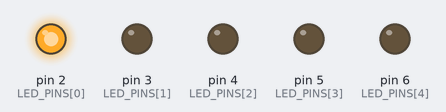
The sketch below on a simulated Arduino Nano, built with avr-gcc and run on an emulated ATmega328P. Parts: output pins drawn as LEDs (lit = HIGH).

Above: at 0.1 s.
At 0.7 s:
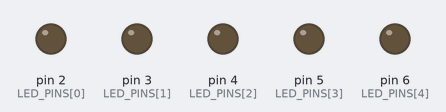
Timing chart, 0 to 2.2 s (numbered marks = the images above):
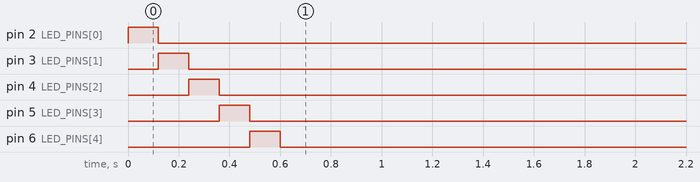

The sketch:

gesture_led.ino
```cpp
/*
 * gesture_led.ino  -  Arduino Nano
 *
 * Receives a 5-character pattern over USB serial (for example "10110\n")
 * from gesture_led.py and switches 5 LEDs to match.
 *
 *   char 0 -> Thumb  -> LED1 on D2
 *   char 1 -> Index  -> LED2 on D3
 *   char 2 -> Middle -> LED3 on D4
 *   char 3 -> Ring   -> LED4 on D5
 *   char 4 -> Pinky  -> LED5 on D6
 *
 * Wiring for each LED:
 *   Dx -> 220 ohm resistor -> LED anode (long leg)
 *   LED cathode (short leg / flat side) -> GND
 *
 * Board:  Tools > Board > Arduino Nano
 * Proc.:  Tools > Processor > ATmega328P   (or "ATmega328P (Old Bootloader)"
 *         if uploading fails on a clone board)
 * Port:   Tools > Port > the COM port your Nano shows up on
 *
 * IMPORTANT: close the Arduino Serial Monitor before running the Python
 * script. Only one program can hold the serial port at a time.
 */

const uint8_t LED_PINS[5] = {2, 3, 4, 5, 6};
const uint8_t NUM_LEDS = 5;

const unsigned long TIMEOUT_MS = 2000;   // no data for 2 s -> all LEDs off

char buffer[16];
uint8_t bufIndex = 0;
unsigned long lastPacket = 0;

void setAll(bool on) {
  for (uint8_t i = 0; i < NUM_LEDS; i++) {
    digitalWrite(LED_PINS[i], on ? HIGH : LOW);
  }
}

void applyPattern(const char *pattern) {
  for (uint8_t i = 0; i < NUM_LEDS; i++) {
    digitalWrite(LED_PINS[i], pattern[i] == '1' ? HIGH : LOW);
  }
}

void setup() {
  for (uint8_t i = 0; i < NUM_LEDS; i++) {
    pinMode(LED_PINS[i], OUTPUT);
    digitalWrite(LED_PINS[i], LOW);
  }

  Serial.begin(115200);

  // quick startup sweep so you can see all 5 LEDs are wired correctly
  for (uint8_t i = 0; i < NUM_LEDS; i++) {
    digitalWrite(LED_PINS[i], HIGH);
    delay(120);
    digitalWrite(LED_PINS[i], LOW);
  }

  lastPacket = millis();
}

void loop() {
  // ---- read one newline-terminated line from the PC --------------------
  while (Serial.available() > 0) {
    char c = Serial.read();

    if (c == '\n' || c == '\r') {
      if (bufIndex >= NUM_LEDS) {
        buffer[bufIndex] = '\0';
        applyPattern(buffer);
        lastPacket = millis();
      }
      bufIndex = 0;
    }
    else if (c == '0' || c == '1') {
      if (bufIndex < sizeof(buffer) - 1) {
        buffer[bufIndex++] = c;
      }
    }
    else {
      // anything unexpected: throw the partial line away
      bufIndex = 0;
    }
  }

  // ---- safety: if the PC stops talking, switch everything off ----------
  if (millis() - lastPacket > TIMEOUT_MS) {
    setAll(false);
    lastPacket = millis();
  }
}
```
